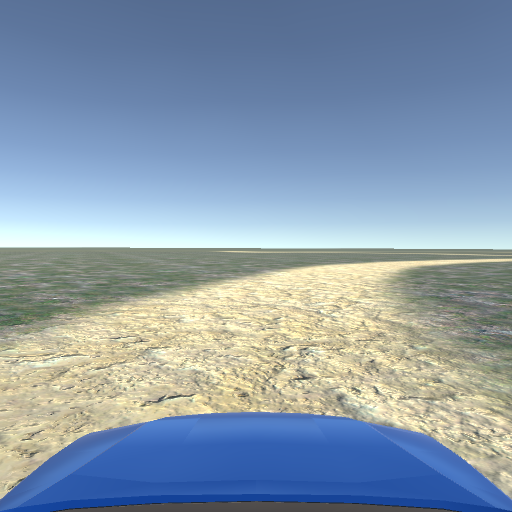
#> input picture Simulation/PythonCode/NavLocalisation/TestData/RouteImages/img_075.png, 512 x 512 px; its folder holds 4 pictures in this run
$ python nav_localisation.py   (Python 2 division)
#> lines starting #> are read from the running program, lines starting #| are printed output that depends on the picture; after the words box and inside, x2 and y2 are one past the last pixel; in counts of white or black regions, pixels touching at a corner belong together
### Deliverables/3. Navigation localisation system/test_data.py
"""
Getter file for test data. This file can be changed for testing of different features and streams
Implements required methods for nav_localisation data getter. These are:
    feature = get_next_feature()			  #Return next feature or None if no more available
    frame = get_next_frame()				  #Next image frame (either from video stream or saved images)
    ipm = get_inverse_perspective_matrix()    #Matrix for frame inverse perspective mapping
    ipm_mask = get_ipm_mask()                 #Mask for inverse perspective mapped image (for road surface detection masking)
"""

import glob     #Reading directory of test images
import cv2
import numpy as np

#ROI for histogram backprojection
HISTOGRAM_WINDOW = ((245, 440), (267, 504))

#Example single test feature in pixel coordinates
TEST_FEATURES = []
FEATURE_POINT=(255,333-100)
BOTTOM_POINT=(255,413-100)
LEFT_POINT=(175, 333-100)
RIGHT_POINT=(335, 333-100)
feature_1 = (FEATURE_POINT, BOTTOM_POINT, LEFT_POINT, RIGHT_POINT)

def get_next_feature():
    """
    Get the next road feature (if available)
    returns feature (None if no feature found)
    """
    if not TEST_FEATURES:
        return None
    feature = TEST_FEATURES.pop(0)
    return feature

def get_next_frame():
    """Return the next frame for processing or
    None if it doesnt exist"""
    if TEST_IMAGES:
        return TEST_IMAGES.pop(0)
    return None

#Path to saved inverse perspective matrix
IPM_PATH = ("D:/GitRepos/Uni/Thesis/Simulation/PythonCode/"
            "NavLocalisation/TestData/inverse_perspective_matrix.npy")
def get_inverse_perspective_matrix():
    """Return the saved inverse perspective matrix"""
    ipm = np.load(IPM_PATH)
#> (reads Simulation/PythonCode/NavLocalisation/TestData/inverse_perspective_matrix.npy from the repository)
    return ipm

def get_ipm_mask():
	"""Return a mask representing the area of information in the IPM transformed image"""
    birds_eye = cv2.warpPerspective(TEST_IMAGES[0], get_inverse_perspective_matrix(), (TEST_IMAGES[0].shape[0],TEST_IMAGES[0].shape[1]))
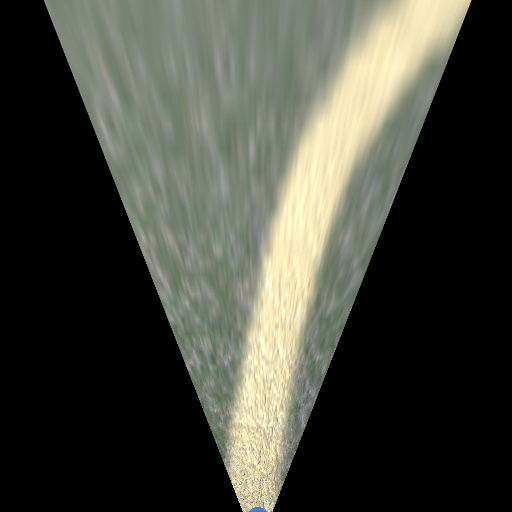
#> birds_eye: shape (512, 512, 3); mean of channels 0, 1, 2 60.8, 70.3, 69.1; drawn as B, G, R
    _, thresh = cv2.threshold(birds_eye, 1, 255, cv2.THRESH_BINARY)
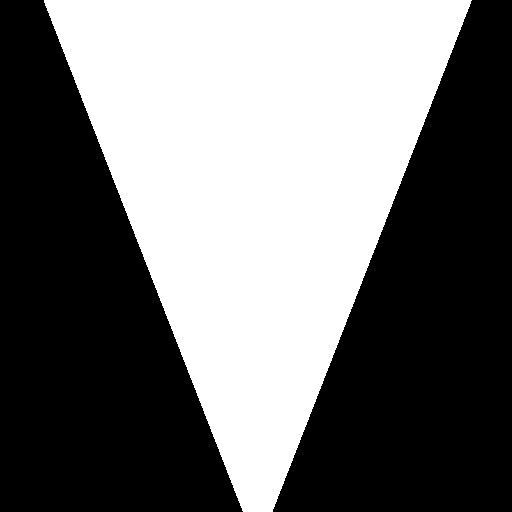
#> thresh: shape (512, 512, 3); 44.8% white; 1 white region, box (x1, y1, x2, y2) and area: (44, 0, 472, 512) 117331
    return thresh[:, :, 0]

def init_features():
    """Initialise features by loading them into TEST_FEATURES list"""
    TEST_FEATURES.append(feature_1)

TEST_IMAGE_PATH = ("D:/GitRepos/Uni/Thesis/Simulation/PythonCode/"
                   "NavLocalisation/TestData/RouteImages")
TEST_IMAGES = []
def init_frames():
    """Initialise the frames by loading them into TEST_IMAGES list"""
    files = glob.glob(TEST_IMAGE_PATH + '/*.png')
    if files:
        for file in files:
            TEST_IMAGES.append(cv2.imread(file))
    else:
        print("No files")

def init():
    """Setup initial vaules for features and frames"""
    print("Initialising")
    init_features()
    init_frames()
    print("Initialising completed")

# [60 lines left out: functions test, test_get_next_frame, test_get_next_feature, not called in this run]

#We can run this file to test out the data
# [3 lines that do not run on import are left out]

### Deliverables/3. Navigation localisation system/road_surface_detection.py
"""
Detector class which implements Histogram based road surface probability detection
"""

import cv2
import numpy as np

def ExtractROI(img, roi_window):
	"""
	Helper function to extract a region of interest
	img: Target image
	roi_window: Region of interest

	Returns:
	roi: An image containing the region of interest information
	"""
    x1, x2 = roi_window[0][0], roi_window[1][0]
    y1, y2 = roi_window[0][1], roi_window[1][1]
    roi = img[y1:y2, x1:x2]
    return roi

class RoadSurfaceDetector:
	"""
	Detector class implementing Histogram backprojection based road surface detection.
	Uses a rolling average ROI for backprojection
	"""
    def __init__(self, roi_window, roi_ave_count=2, kernel_size=(5, 5), ipm_mask=None):
        self.roi_window = roi_window
        self.roi_average = None
        self.ipm_mask = ipm_mask
        self.roi_ave_count = roi_ave_count	#How many frames to average the historgram ROI over
		#Convolution kernal is the filter that is used as part of the histogram backprojection
        self.convolution_kernel = cv2.getStructuringElement(cv2.MORPH_ELLIPSE, kernel_size)

    def get_updated_roi_average(self, img):
		"""
		Updates the average ROI for backprojection
		img: The input image to extract the ROI from

		Returns:
		ave: The averaged ROI
		"""
        roi = ExtractROI(img, self.roi_window)
        if self.roi_average is None:
            self.roi_average = []
            for i in range(0, self.roi_ave_count):
                self.roi_average.append(roi)
        else:
            self.roi_average.pop(0)
            self.roi_average.append(roi)
        ave = np.mean(self.roi_average, axis=0)
        ave = np.array(np.round(ave), dtype=np.uint8)
        return ave

    def get_road_surface_from_new_frame(self, new_frame, use_hsv=True):
		"""
		Detect the road surface from a new frame

		new_frame: The new frame to detect the road surface on
		use_hsv: Use HSV rather than RGB for histogram. This resulted in improved detection

		Returns:
		road_surface: Detected road surface
		road_surface_visualised: Visualised detected road
		"""
        average_roi = self.get_updated_roi_average(new_frame)
        if use_hsv:
            average_roi = cv2.cvtColor(average_roi, cv2.COLOR_BGR2HSV)
            new_frame = cv2.cvtColor(new_frame, cv2.COLOR_BGR2HSV)
        roihist = cv2.calcHist([average_roi], [0, 1], None, [180, 256], [0, 180, 0, 256] )
        cv2.normalize(roihist, roihist, 0, 255, cv2.NORM_MINMAX)

        road_surface = cv2.calcBackProject([new_frame], [0,1], roihist, [0,180,0,256], 1)
        cv2.filter2D(road_surface, -1, self.convolution_kernel, road_surface)
        if self.ipm_mask is not None:
            road_surface = cv2.bitwise_and(road_surface, self.ipm_mask)

        #To visualise detected road
        # threshold and binary AND
        _, thresh = cv2.threshold(road_surface, 150, 255, 0)
        thresh = cv2.merge((thresh, thresh, thresh))
        if use_hsv:
            new_frame = cv2.cvtColor(new_frame, cv2.COLOR_HSV2BGR)
        road_surface_visualised = cv2.bitwise_and(new_frame, thresh)

        return road_surface, road_surface_visualised

### Deliverables/3. Navigation localisation system/feature_tracker.py
"""
Handle road feature management
Includes generating a feature mask based off an input feature
and testing against this mask
"""
import numpy as np
import cv2
import bezier

def get_feature_masks(feature, mask_dimension, road_width_px, include_bezier=True, driving_line_road_px=5, bezier_offset=(0,0)):
    """
    Get the raw feature masks for the approach.
	Note this currently uses image coordinates - the real world distance to pixel coordinate transformation
		needs to occur prior to this point. This is a straight forward scaling factor however was not addressed
		in this implementation.
	feature:
	mask_dimension: Pixel dimensions for mask
	road_width_px: Desired width of feature masks
	include_bezier: Include the driving line mask in the combined mask
	driving_line_road_px: Width of bezier
	bezier_offset: Pixel space offset for bezier curve control points.
		This was not used however allows more control over exact location of bezier curve relative to the road.
		While it is not likely this should be used, it could be used to `centralise' the driving line as currently
		the feature will be detected at the first possible moment. Using the offset will allow the curve to be `cast'
		further along the road to an offset. Few cases likely where this is the best approach. Used a lot in testing and
		kept for posterity.

	Returns:
	feature_masks: Individual masks for feature nodes
	combined_mask: Combined mask for full feature
	curve_mask: Driving line specific mask
    """
    np_mask_dim = (mask_dimension[1], mask_dimension[0])
    feature_masks = []
    to_feature = np.zeros(np_mask_dim)
    col = (255,255,255)
    feature_point = feature[0]
    approach_point = feature[1]
    exit_point = feature[2]

	#Initially create the `inbound' mask.
    cv2.line(to_feature, approach_point, feature_point, col, thickness=road_width_px)
    feature_masks.append(to_feature.astype(np.uint8))

	#Append all other legs
    if len(feature) > 2:
        for i in range(2, n):
            mask = np.zeros(np_mask_dim)
            cv2.line(mask, feature_point, feature[i], col, thickness=road_width_px)
            feature_masks.append(mask.astype(np.uint8))


	#Driving line curve mask
    p1 = np.add(feature_point, bezier_offset)
    p2 = np.add(approach_point, bezier_offset)
    p3 = np.add(exit_point, bezier_offset)
    curve_mask=bezier.get_curve_mask(p1, p2, p3, width=driving_line_road_px, img_dimensions=mask_dimension)[:,:,0]

    if include_bezier:
        feature_masks.append(curve_mask)

    combined_mask = np.sum(feature_masks, axis=0).astype(np.uint8)
    return feature_masks, combined_mask, curve_mask

# [153 lines left out: functions shift_mask, check_feature, mask_image, GetUpdatedRoadFeatureLocationFarneback, not called in this run]

### Deliverables/3. Navigation localisation system/nav_localisation.py
"""
Navigation localisation for final year thesis
This script runs feature detection and tracking off provided data
It is an initial implementation of the developed algorithm however will
need to be extended for `live' usage to provide callbacks based on key events
and information (such as feature detected, updated position, bezier curve data etc)
as well as generating subsequent features
"""

import cv2
import numpy as np
import test_data as td
import feature_tracker
import road_surface_detection

PROCESSING_RESOLUTION = (512, 512)

VISUALISATION_VIDEO_SAVE_PATH = 'D:/GitRepos/Uni/Thesis/Simulation/PythonCode/Output/Videos/nav_localisation.avi'

def get_next_frame(get_frame_method):
	"""This method is a future proof placeholder to get the next frame.
	Additional work here can include resizing, for example:
	If the camera input frame is higher resolution than the desired processing"""
    frame = get_frame_method()
    return frame

def inverse_perspective_frame(frame, ipm):
    """Inverse perspective mapping on current frame. """
    birds_eye = cv2.warpPerspective(frame, ipm, PROCESSING_RESOLUTION)
    return birds_eye

#Processing variables
IPM_MASK=None
FEATURE_IDENTIFIED = False
CURRENT_FEATURE_MASK = None
CURRENT_COMBINED_FEATURE_MASK = None
CURRENT_DRIVING_LINE = None
FEATURE_ROAD_WIDTH_PX = 25
DRIVING_LINE_ROAD_WIDTH_PX = 10
FEAUTRE_COORD = None
FEAUTRE_COORD_FLOW = (0,0)
PREV_ROAD_SURFACE = None
RECORD_FRAME_OUTPUT = True
def process_frame(frame, feature, ipm, rsd):
	"""Process the individual frame
	Includes managing feature indentification or tracking/update
	frame: The current video frame to consider
	feature: The current generated feature to identify/track
	ipm: The inverse perspective matrix
	rsd: The road surface detector instance"""
	global FEATURE_IDENTIFIED
    global FEAUTRE_COORD_FLOW
    global CURRENT_FEATURE_MASK
    global CURRENT_COMBINED_FEATURE_MASK
    global CURRENT_DRIVING_LINE
    global FEATURE_ROAD_WIDTH_PX
    global FEAUTRE_COORD
    global PREV_ROAD_SURFACE
    global RECORD_FRAME_OUTPUT
    ipm_frame = inverse_perspective_frame(frame, ipm)
    ipm_output = ipm_frame.copy()

    optical_track = cv2.cvtColor(ipm_frame, cv2.COLOR_BGR2GRAY)
	#Alternate optical flow approach is to use hue or saturation
    #optical_track = cv2.cvtColor(ipm_frame, cv2.COLOR_BGR2HSV)[:,:,0]
    #optical_track = cv2.cvtColor(ipm_frame, cv2.COLOR_BGR2HSV)[:,:,1]


    road_surface, road_surface_visualised = rsd.get_road_surface_from_new_frame(ipm_frame)
    if FEATURE_IDENTIFIED:
		#Useful for debugging but very spammy!
        #print("FEATURE IDENTIFIED")
        new_feature_coord = feature_tracker.GetUpdatedRoadFeatureLocationFarneback(PREV_ROAD_SURFACE, optical_track, FEAUTRE_COORD, None)
        FEAUTRE_COORD_FLOW = (FEAUTRE_COORD_FLOW[0] + new_feature_coord[0] - FEAUTRE_COORD[0],FEAUTRE_COORD_FLOW[1] + new_feature_coord[1] - FEAUTRE_COORD[1])
        FEAUTRE_COORD = new_feature_coord

        ##Confirm and refine feature estimate
        ##Update feature if needed (ie. have we passed a 'node')
        ## DONT FORGET TO SET FEATURE AS NOT IDENTIFIED WHEN OUTSIDE THE CORNER
        PREV_ROAD_SURFACE = optical_track.copy()


        #Get the pixel coordinate to draw the feature to for visualisation
        feature_draw_coord = (int(FEAUTRE_COORD[0]), int(FEAUTRE_COORD[1]))
        #NOTE: THIS SHOULD BE CAST BACK TO PERSPECTIVE MODE IF USED IN PERSPECTIVE IMAGES

        cv2.circle(optical_track, feature_draw_coord, 5, (0,0,255), thickness=3)
        cv2.circle(road_surface_visualised, feature_draw_coord, 5, (0,0,255), thickness=3)

		#Shift the mask based on the optical flow
        shift = (int(FEAUTRE_COORD_FLOW[0]), int(FEAUTRE_COORD_FLOW[1]))
        driving_mask = CURRENT_DRIVING_LINE.copy()
        driving_mask = feature_tracker.shift_mask(driving_mask, shift)
        image1 = np.zeros_like(road_surface_visualised)
        image1[:,:,0] = 255

		#This portion is to visualise the detected road surface by using the
		#detected road surface as a mask on the original image
		#This has no `real' use in the system but very effective for demonstration purposes
        A = cv2.bitwise_and(image1,image1,mask = driving_mask)
        B = cv2.bitwise_and(road_surface_visualised,road_surface_visualised,mask = 255-driving_mask)
        road_surface_visualised = np.add(A, B)

        FEATURE_IDENTIFIED,  mask_probabilities = feature_tracker.check_feature(CURRENT_FEATURE_MASK, road_surface, FEAUTRE_COORD_FLOW, ipm_mask=IPM_MASK)
        if not FEATURE_IDENTIFIED:
            print("LOST FEATURE")
			"""
			Logic here depends on implemented controller.
			This code can be extended to provide a callback at this point to a controller.
			Options and considerations:
			1. If we have lost the feature - are we 'on' it (is the bottom of the generated mask at the bottom of the frame?
				Alternatively - Are we at the first node of the driving line?
			2. If we have just lost the feature (eg. due to optical flow errors) then we can start bracketing to relocate it.
				A naiive implementation is just a guess however a more intelligent approach might be to use previous optical flow
				to estimate how far we should bracket: If we HAD been tracking the feature we can consider multiples of the mean optical
				flow to estimate a more intelligent bracketing start point
			For the purposes of demonstration, at this point we will halt so it is clear the feature is lost.
			"""
            RECORD_FRAME_OUTPUT = False
            cv2.waitKey(0)
    else:
        if CURRENT_FEATURE_MASK is None:
            CURRENT_FEATURE_MASK, CURRENT_COMBINED_FEATURE_MASK, CURRENT_DRIVING_LINE = feature_tracker.get_feature_masks(feature, PROCESSING_RESOLUTION, FEATURE_ROAD_WIDTH_PX, driving_line_road_px=DRIVING_LINE_ROAD_WIDTH_PX)

        # check feature map against road surface
        FEATURE_IDENTIFIED,  mask_probabilities = feature_tracker.check_feature(CURRENT_FEATURE_MASK, road_surface)
        if FEATURE_IDENTIFIED:
            print("FEATURE DETECTED!")
            PREV_ROAD_SURFACE = optical_track.copy()
            FEAUTRE_COORD=feature[0]
            feature_draw_coord = (int(FEAUTRE_COORD[0]), int(FEAUTRE_COORD[1]))
            cv2.circle(road_surface_visualised, feature_draw_coord, 5, (0,0,255), thickness=3)

    #VISUALISATION
    if RECORD_FRAME_OUTPUT:
        store_output((frame, optical_track, road_surface_visualised), ipm)
    cv2.imshow("roi ave", optical_track)
    cv2.waitKey(30)

#Output images will be written as a video
OUTPUT_IMAGES = []
def store_output(output, ipm):
	"""Stores images in the desired output format
	This method was updated regularly based on what the desired video output was.
	"""
    driver_view, road_surface, road_surface_visualised = output
    road_surface_3 = cv2.merge((road_surface, road_surface, road_surface))
    pm_frame = inverse_perspective_frame(road_surface_visualised, np.linalg.inv(ipm) )
    img_combine = np.hstack((driver_view, road_surface_3, pm_frame))
    OUTPUT_IMAGES.append(img_combine)


VID_FPS = 20
def save_output():
	"""At the end of the localisation run, save the images contained in OUTPUT_IMAGES to video"""
    DIMS = (OUTPUT_IMAGES[0].shape[1], OUTPUT_IMAGES[0].shape[0])
    fourcc = cv2.VideoWriter_fourcc(*'XVID')
    vid_path = VISUALISATION_VIDEO_SAVE_PATH
    out = cv2.VideoWriter(vid_path,
                            fourcc, VID_FPS, DIMS, True)
    for vid_frame in OUTPUT_IMAGES:
        out.write(vid_frame)
    out.release()
    print("VIDEO SAVED")


def main(data_interface):
    """
    Entry point for program
    data_interface: Interface to run data getter methods on
                    Such as get feature, get frame etc
    """

    global IPM_MASK
    data_interface.init()

	#For testing purposes, allows skipping of early frames
	#This can be helpful if a video of only a key portion is desired
	startframe = 1

    curframe = 0

    ipm = data_interface.get_inverse_perspective_matrix()
    ipm_mask = data_interface.get_ipm_mask()
    IPM_MASK = ipm_mask
    rsd = road_surface_detection.RoadSurfaceDetector(data_interface.HISTOGRAM_WINDOW, ipm_mask=ipm_mask)
    feature = data_interface.get_next_feature()
    if feature is None:
        print("NO FEATURES FOUND - EXITING")
        return
    frame = data_interface.get_next_frame()
#> in get_next_frame, returned value is the input picture: shape (512, 512, 3); mean B, G, R 172, 155, 137.4
    if frame is None:
        print("NO FRAMES FOUND - EXITING")
        return

    while (feature is not None) and (frame is not None):
        curframe += 1
        if curframe > startframe:
            process_frame(frame, feature, ipm, rsd)
        frame = data_interface.get_next_frame()
#> this loop made 2 passes
#> pass 2, in inverse_perspective_frame, `birds_eye = cv2.warpPerspective(frame, ipm, PROCESSING_RESOLUTION)`:
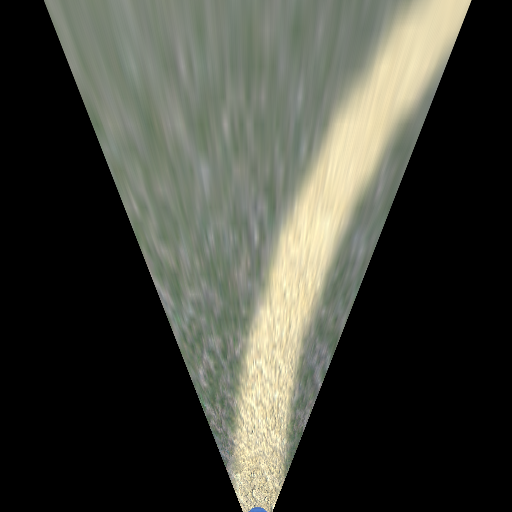
#> birds_eye: shape (512, 512, 3); mean B, G, R 59.1, 67.8, 66.4
#> pass 2, in process_frame, `optical_track = cv2.cvtColor(ipm_frame, cv2.COLOR_BGR2GRAY)`:
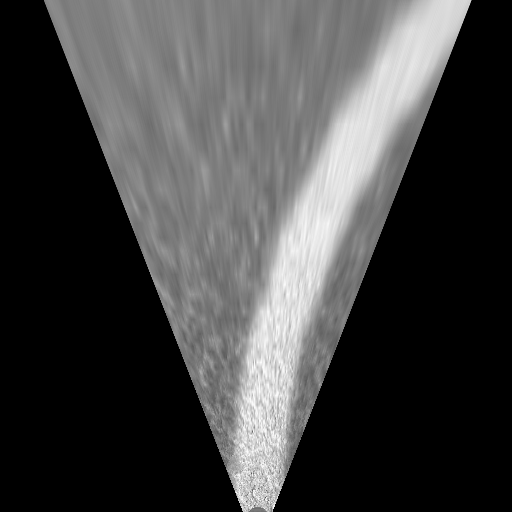
#> optical_track: shape (512, 512); min 0, max 253, mean 66.4
#> pass 2, in ExtractROI, `roi = img[y1:y2, x1:x2]`:
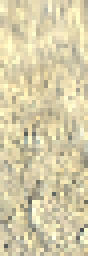
#> roi: shape (64, 22, 3) (shown 4 times larger); mean B, G, R 168.3, 204.3, 214.1

    cv2.waitKey(0)
    cv2.destroyAllWindows()
    print("END.")
    save_output()


if __name__ == "__main__":
#> (the run stopped early here; a loop or call above may not have finished)
